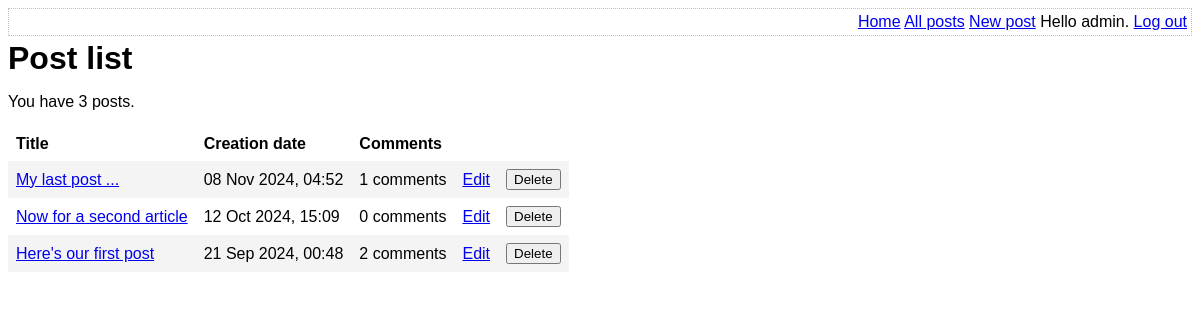
/list-posts.php (signed in), run on an earlier commit of the app's database.
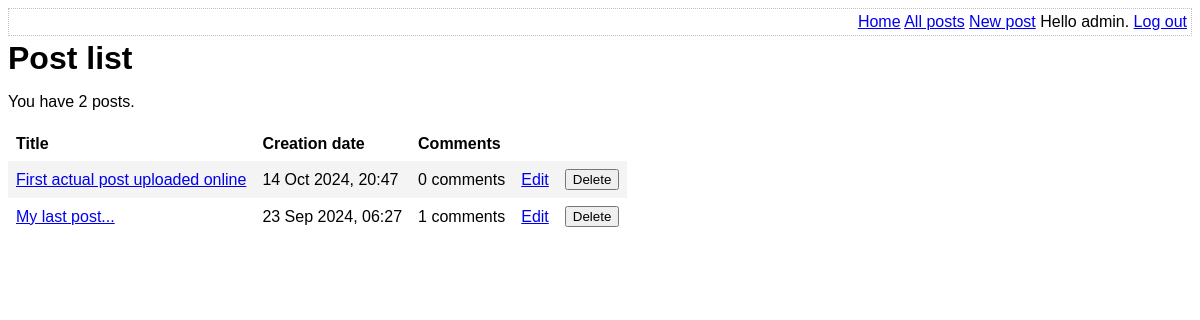
And on a later commit of the database.
### tables this page shows
CREATE TABLE post (
	id INTEGER PRIMARY KEY AUTOINCREMENT NOT NULL,
	title VARCHAR NOT NULL,
	body VARCHAR NOT NULL,
	user_id INTEGER NOT NULL,
	created_at VARCHAR NOT NULL,
	updated_at VARCHAR,
	FOREIGN KEY (user_id) REFERENCES user(id)
);

### lib/common.php (called while the page is built, shortened)
<?php
function htmlEscape($html)
{
    return htmlspecialchars($html, ENT_HTML5, 'UTF-8');
}
function convertSqlDate($sqlDate)
{
    $date = DateTime::createFromFormat('Y-m-d H:i:s', $sqlDate);
    return $date->format('d M Y, H:i');
}
function getAllPosts(PDO $pdo)
{
    $stmt = $pdo -> query(
        'SELECT id, title, created_at, body, (SELECT COUNT(*) FROM comment WHERE comment.post_id = post.id) comment_count FROM post ORDER BY created_at DESC'
    );
    return $stmt->fetchAll(PDO::FETCH_ASSOC);
}

### list-posts.php (the view, shortened to what this page needs)
<?php
require_once 'lib/common.php';
$pdo = getPDO();
$posts = getAllPosts($pdo);
?>
<DOCTYPE html>
<html>
    <head>
        <?php require_once 'templates/head.php' ?>
    </head>
    <body>
        <?php require_once 'templates/top-menu.php' ?>
        <h1> Post list </h1>
        <p> You have <?php echo count($posts)?> posts. </p>
        <form method="post">
            <table id="post-list">
                <thead>
                    <tr>
                        <th> Title </th>
                        <th> Creation date </th>
                        <th> Comments </th>
                        <th></th>
                        <th></th>
                    </tr>
                </thead>
                <tbody>
                    <?php foreach ($posts as $post): ?>
                        <tr>
                            <td>
                                <a href="view-post.php?post_id=<?php echo $post['id'] ?>"><?php echo htmlEscape($post['title'])?></a>
                            </td>
                            <td>
                                <?php echo convertSqlDate($post['created_at']) ?>
                            </td>
                            <td>
                                <?php echo htmlEscape($post['comment_count']); ?> comments
                            </td>
                            <td>
                                <a href="edit-post.php?post_id=<?php echo $post['id']?>">Edit</a>
                            </td>
                            <td>
                                <input
                                    type="submit"
                                    name="delete-post[<?php echo $post['id']?>]"
                                    value="Delete"
                                />
                            </td>
                        </tr>
                        <?php endforeach ?>
                </tbody>
            </table>
        </form>
    </body>
</html>

What changed in the data, as far as the page shows it:
removed post: title "My last post ...", created_at "08 Nov 2024, 04:52", comment_count "1"
removed post: title "Now for a second article", created_at "12 Oct 2024, 15:09", comment_count "0"
removed post: title "Here's our first post", created_at "21 Sep 2024, 00:48", comment_count "2"
added post: title "First actual post uploaded online", created_at "14 Oct 2024, 20:47", comment_count "0"
added post: title "My last post...", created_at "23 Sep 2024, 06:27", comment_count "1"
Also different on the page:
count($posts): "3" → "2"
